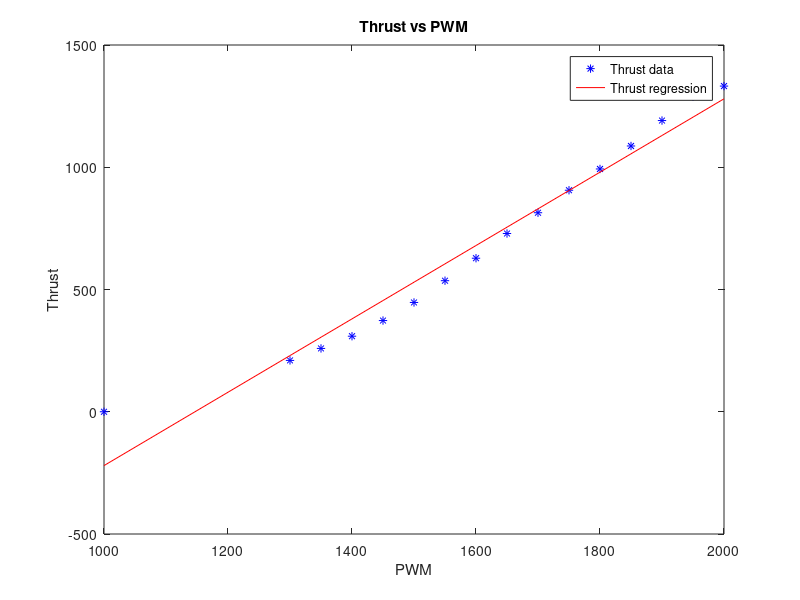
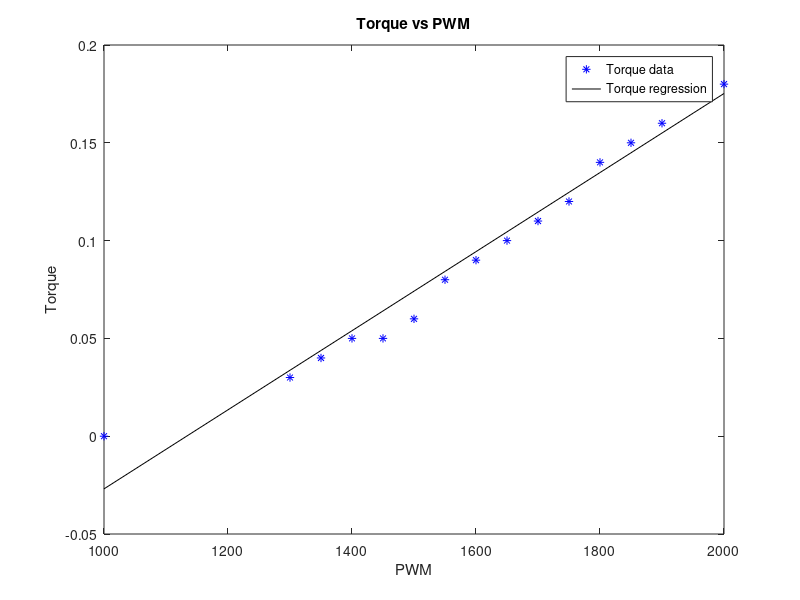

MATLAB code to generate these figures, in order:
PWM = [1000 1300 1350 1400 1450 1500 1550 1600 1650 1700 1750 1800 1850 1900 1950 2000];
Thrust = [0 210 259 309 373 447 536 628 729 814 906 993 1087 1191 1289 1332];
Torque = [0 0.03 0.04 0.05 0.05 0.06 0.08 0.09 0.1 0.11 0.12 0.14 0.15 0.16 0.18 0.18];

% Perform linear regression
Thrust_coefficients = polyfit(PWM, Thrust, 1);
Thrust_slope = Thrust_coefficients(1);
Thrust_intercept = Thrust_coefficients(2);

Torque_coefficients = polyfit(PWM, Torque, 1);
Torque_slope = Torque_coefficients(1);
Torque_intercept = Torque_coefficients(2);

% Plot thrust
figure;
plot(PWM, Thrust, 'b*', PWM, Thrust_slope * PWM + Thrust_intercept, 'r-')
xlabel('PWM')
ylabel('Thrust')
title('Thrust vs PWM')
legend('Thrust data', 'Thrust regression', 'Location', 'northeast')

% Plot torque
figure;
plot(PWM, Torque, 'b*', PWM, Torque_slope * PWM + Torque_intercept, 'k-')
xlabel('PWM')
ylabel('Torque')
title('Torque vs PWM')
legend('Torque data', 'Torque regression', 'Location', 'northeast')
